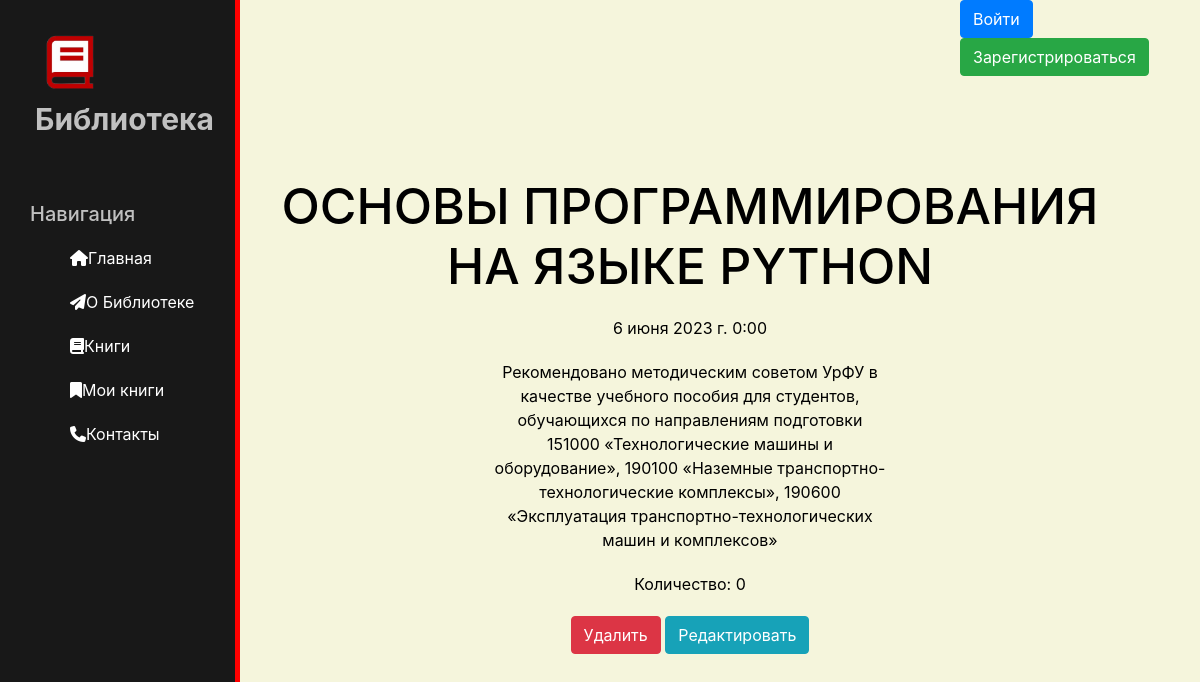
Screenshot of /news/7 with the database file from the repository.
### news/models.py (models this page shows, shortened)
class Articles(models.Model):
    title = models.CharField('Название', max_length=100)
    anons = models.CharField('Анонс', max_length=255)
    full_text = models.TextField('Статья')
    date = models.DateTimeField('Дата публикации')
    count = models.IntegerField('Количество')
    class Meta:
        verbose_name='Новость'
        verbose_name_plural = 'Новости'

### news/views.py (the view)
# urls.py: path('<int:pk>', views.NewsDetailView.as_view(), name='news-detail'),
class NewsDetailView(DetailView):
    model = Articles
    template_name = 'news/details_view.html'
    context_object_name = 'article'

### news/templates/news/details_view.html (shortened to what this page needs)
{% extends 'main/layout.html' %}
{% block content%}
    <div class="features">
        <h1>{{ article.title }}</h1>
        <p>{{ article.date }}</p>
        <p>{{ article.full_text }}</p>
        <p>Количество: {{ article.count }}</p>
        <a href="{% url 'news-delete' article.id %}" class="btn btn-danger">Удалить</a>
        <a href="{% url 'news-update' article.id %}" class="btn btn-info">Редактировать</a>
    </div>
{% endblock %}

### main/static/main/css/main.css (style rules this page uses)
body { background: #F5F5DC; }
main .features { float:left; color:#000000; margin-top:100px; text-align: center; width: 75%; }
main .features h1 { font-size: 50px; }
main .features p { max-width: 400px; margin: 20px auto }

### rows the page displays
Articles: title "ОСНОВЫ ПРОГРАММИРОВАНИЯ НА ЯЗЫКЕ PYTHON", date "6 июня 2023 г. 0:00", full_text "Рекомендовано методическим советом УрФУ в качестве учебного пособия для студентов, обучающихся по направлениям подготовки 151000 «Технологические машины и оборудование», 190100 «Наземные транспортно-технологические комплексы», 190600 «Эксплуатация транспортно-технологических машин и комплексов»", count "0"
